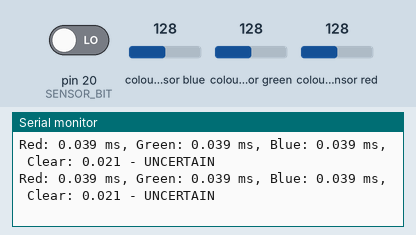
Recording of a sketch running on a simulated Arduino Mega 2560, built with avr-gcc and run on an emulated ATmega2560. Parts: the last lines printed to the serial monitor. Wiring (inferred from the names in the program): TCS3200 colour sensor: output pin 20; S2 pin 37; S3 pin 39; S0 pin 43; S1 pin 41. The test bench sets the inputs (shaded band); at power-on: colour sensor green 128, colour sensor blue 128, pin 20 (SENSOR_BIT) LOW, colour sensor red 128.

Above: at 1.2 s.
1.3 s: colour sensor green set to 250
At 2.9 s:
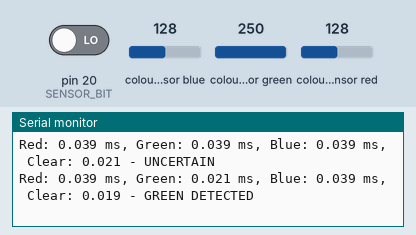
4.3 s: colour sensor blue set to 5
At 5.6 s:
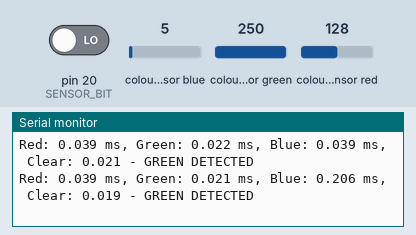
5.8 s: colour sensor green set to 5
At 7.4 s:
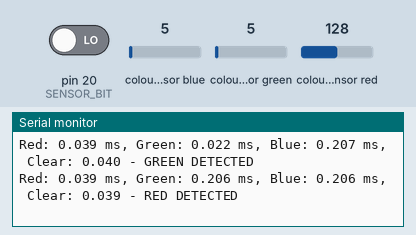
Timing chart, 0 to 8.9 s (numbered marks = the images above; inputs shaded):
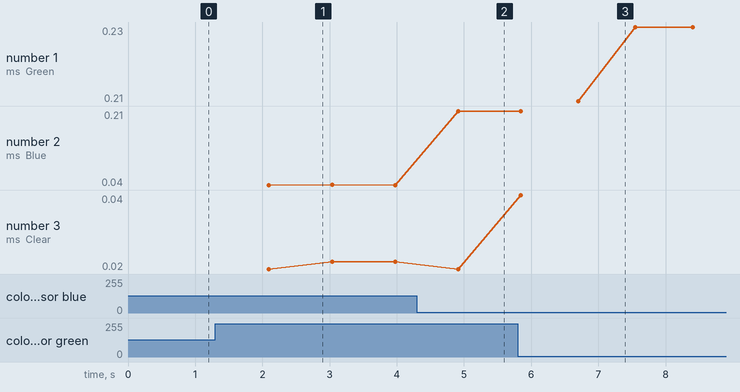

Measured:
- after the input at 1.3 s, the serial monitor: prints a new line after 0.80 s (image 1)
- after the input at 4.3 s, the serial monitor: prints a new line after 0.61 s (image 2)
- after the input at 5.8 s, the serial monitor: prints a new line at once (image 3)
- plotted number 2: 0.04 → 0.21 after the input at 4.3 s

The sketch:

colour_sensor.ino
```cpp
#include <avr/io.h>
#include <avr/interrupt.h>
#include <util/delay.h>
#include <stdlib.h>

#define S0_PORT PORTL
#define S0_DDR  DDRL
#define S0_BIT  6

#define S1_PORT PORTG
#define S1_DDR  DDRG
#define S1_BIT  0

#define S2_PORT PORTC
#define S2_DDR  DDRC
#define S2_BIT  0

#define S3_PORT PORTG
#define S3_DDR  DDRG
#define S3_BIT  2

#define SENSOR_PORT PORTD
#define SENSOR_DDR  DDRD
#define SENSOR_PIN  PIND
#define SENSOR_BIT  1

#define COLOR_RED 1
#define COLOR_GREEN 2
#define COLOR_UNCERTAIN 0

volatile uint16_t pulse_start = 0;
volatile uint16_t pulse_width = 0;
volatile bool pulse_measured = false;
volatile bool waiting_for_falling = true;
volatile unsigned long milliseconds = 0;

ISR(TIMER0_COMPA_vect) {
    milliseconds++;
}

ISR(INT1_vect) {
  if (waiting_for_falling) {
    if (!(SENSOR_PIN & (1 << SENSOR_BIT))) {
      pulse_start = TCNT1;
      waiting_for_falling = false;
    }
  } else {
    if (SENSOR_PIN & (1 << SENSOR_BIT)) {
      uint16_t pulse_end = TCNT1;
      pulse_width = pulse_end - pulse_start;
      pulse_measured = true;
      waiting_for_falling = true;
    }
  }
}

void setupTimer1(void) {
  TCCR1A = 0;
  TCCR1B = 0;
  TCCR1B |= (1 << CS11);
  TCNT1 = 0;
}

void setupTimer0(void) {
  TCCR0A = (1 << WGM01);
  TCCR0B = (1 << CS01) | (1 << CS00);
  OCR0A = 249;
  TIMSK0 = (1 << OCIE0A);
}

void setupInterrupt(void) {
  EICRA |= (1 << ISC10);
  EICRA &= ~(1 << ISC11);
  EIMSK |= (1 << INT1);
  sei();
}

void setFilter(bool s2, bool s3) {
  if (s2)
    S2_PORT |= (1 << S2_BIT);
  else
    S2_PORT &= ~(1 << S2_BIT);

  if (s3)
    S3_PORT |= (1 << S3_BIT);
  else
    S3_PORT &= ~(1 << S3_BIT);

  _delay_ms(50);
}

unsigned long millis(void) {
  unsigned long m;
  uint8_t oldSREG = SREG;
  cli();
  m = milliseconds;
  SREG = oldSREG;
  return m;
}

void uart_init(void) {
  UBRR0H = 0;
  UBRR0L = 103;
  UCSR0B = (1 << RXEN0) | (1 << TXEN0);
  UCSR0C = (3 << UCSZ00);
}

void uart_transmit(unsigned char data) {
  while (!(UCSR0A & (1 << UDRE0)));
  UDR0 = data;
}

void uart_print_string(const char* str) {
  while (*str)
    uart_transmit(*str++);
}

void uart_print_int(long val) {
  char buffer[16];
  ltoa(val, buffer, 10);
  uart_print_string(buffer);
}

void uart_print_float(float val, uint8_t precision) {
  int int_part = (int)val;
  uart_print_int(int_part);
  uart_transmit('.');

  if (val < 0 && int_part == 0)
    uart_transmit('-');

  float decimal_part = val - int_part;
  if (decimal_part < 0) decimal_part = -decimal_part;

  for (uint8_t i = 0; i < precision; i++) {
    decimal_part *= 10;
    uart_transmit('0' + ((int)decimal_part % 10));
  }
}

float getPulsePeriod(void) {
  pulse_measured = false;
  unsigned long start_wait = millis();

  while (!pulse_measured && (millis() - start_wait < 100)) {
  }

  if (!pulse_measured || pulse_width == 0) return 0;

  // Convert timer ticks to milliseconds (timer runs with prescaler 8, so each tick is 0.5 µs)
  // pulse_width * 0.5 gives period in µs, then / 1000 to convert to ms
  return (pulse_width * 0.5) / 1000.0;
}

uint8_t detectColor(float red, float green, float blue) {
  // Higher period means lower frequency which means less light reflected
  // So we need to invert our logic compared to frequency-based detection

  // If any reading is too small (meaning too high frequency or too bright reflection)
  // or too large (meaning sensor error or very dark)
  if (red < 0.01 || green < 0.01 || blue < 0.01 ||
      red > 10 || green > 10 || blue > 10) {
    return COLOR_UNCERTAIN;
  }

  // For period, higher values mean less light, so we want to look for the smallest period
  // Red object will reflect more red light = smaller red period
  if (red < green * 0.7 && red < blue * 0.7) {
    return COLOR_RED;
  }
  // Green object will reflect more green light = smaller green period
  else if (green < red * 0.7 && green < blue * 0.7) {
    return COLOR_GREEN;
  }

  return COLOR_UNCERTAIN;
}

void setup(void) {
  S0_DDR |= (1 << S0_BIT);
  S1_DDR |= (1 << S1_BIT);
  S2_DDR |= (1 << S2_BIT);
  S3_DDR |= (1 << S3_BIT);

  SENSOR_DDR &= ~(1 << SENSOR_BIT);

  S0_PORT |= (1 << S0_BIT);
  S1_PORT |= (1 << S1_BIT);

  setupTimer0();
  setupTimer1();
  setupInterrupt();
  uart_init();
}

void loop(void) {
  float red, green, blue, clear;

  setFilter(0, 0);
  red = getPulsePeriod();

  setFilter(1, 1);
  green = getPulsePeriod();

  setFilter(0, 1);
  blue = getPulsePeriod();

  setFilter(1, 0);
  clear = getPulsePeriod();

  uart_print_string("Red: ");
  uart_print_float(red, 3);
  uart_print_string(" ms, Green: ");
  uart_print_float(green, 3);
  uart_print_string(" ms, Blue: ");
  uart_print_float(blue, 3);
  uart_print_string(" ms, Clear: ");
  uart_print_float(clear, 3);

  uint8_t color = detectColor(red, green, blue);

  if (color == COLOR_RED) {
    uart_print_string(" - RED DETECTED\r\n");
  } else if (color == COLOR_GREEN) {
    uart_print_string(" - GREEN DETECTED\r\n");
  } else {
    uart_print_string(" - UNCERTAIN\r\n");
  }

  _delay_ms(500);
}

int main(void) {
  setup();

  while (1) {
    loop();
  }

  return 0;
}
```
